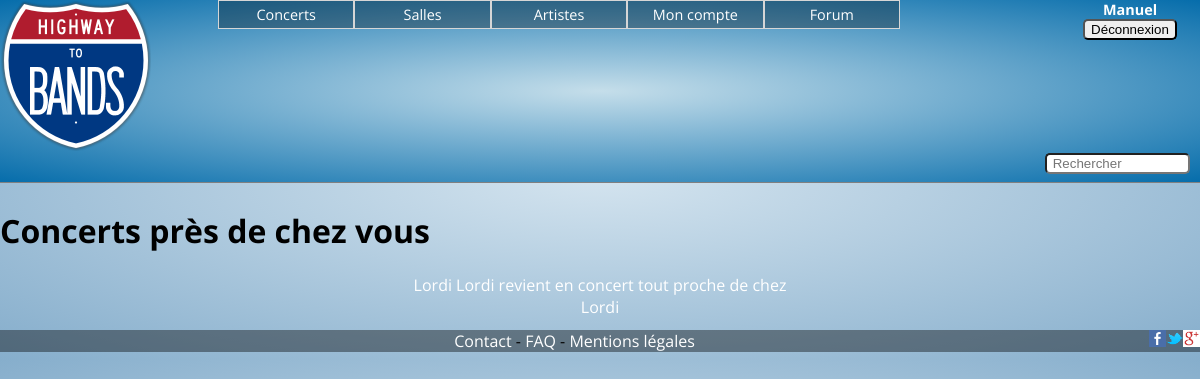
Page /HTB/index.php?page=concert_pres_de_chez_vous (signed in) on the earlier database version.
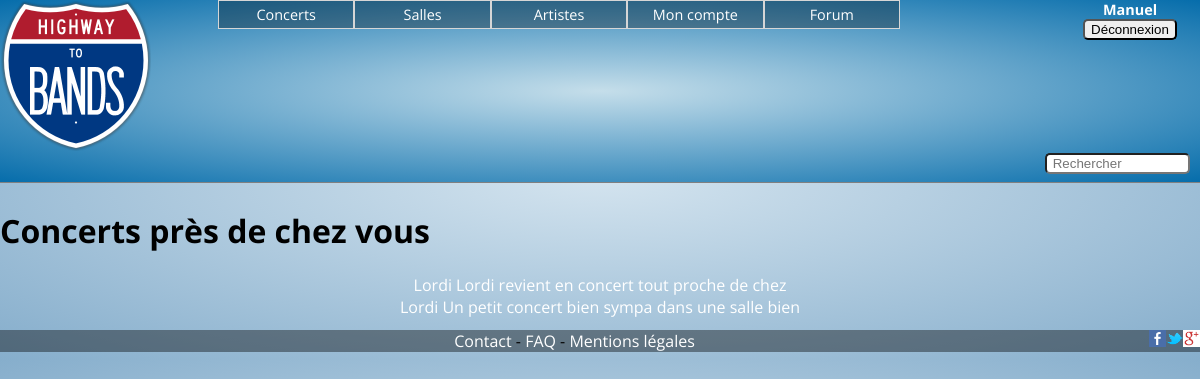
Same page on the later database version.
### tables this page shows
CREATE TABLE IF NOT EXISTS `concert` (
  `id` int(11) NOT NULL AUTO_INCREMENT,
  `artiste` varchar(45) DEFAULT NULL,
  `salle` varchar(45) DEFAULT NULL,
  `date` date DEFAULT NULL,
  `description` varchar(255) DEFAULT NULL,
  `price` int(11) DEFAULT NULL,
  `name` varchar(255) DEFAULT NULL,
  `valider` int(11) DEFAULT NULL,
  `artiste_id` int(11) DEFAULT NULL,
  `salle_id` int(11) DEFAULT NULL,
  PRIMARY KEY (`id`)
);

### HTB/modeles/membre.php (called while the page is built, shortened)
<?php
function info($id){
	global $bdd;
$res = "SELECT * from membre where id ='$id'";
$req = $bdd-> query($res) or die(print_r($bdd->errorInfo()));
 	$data = $req-> fetch();
 	return $data;
}
?>

### HTB/modeles/concert.php (called while the page is built, shortened)
<?php
function concert_salle($id){
	global $bdd;
$res = "SELECT * from concert where salle_id='$id' and valider='1' ORDER BY DATE";
$req = $bdd-> query($res) or die(print_r($bdd->errorInfo()));
 	 	return $req;
}
function detection_concert($cp){
global $bdd;
$res = "SELECT * from salle WHERE departement='$cp'";
$req = $bdd-> query($res) or die(print_r($bdd->errorInfo()));
 	return $req;
}
?>

### HTB/vues/concert_pres_de_chez_vous.php (the view, shortened to what this page needs)
<!DOCTYPE html>
<html>
<head>
	<link rel="stylesheet" href="css/accueil.css" />
</head>
<body>
	<?php include 'controleurs/header.php' ?>
<div> <h1> Concerts près de chez vous </h1>
	<?php
while ($concert = $liste_salle_near->fetch())
{$liste=concert_salle($concert['id']);
while ($concerts = $liste -> fetch()) {?>
<center>
<a href="index.php?page=concert&id=<?php echo $concerts['id']; ?>">
<?php echo $concerts['artiste']; ?>
   	<?php echo $concerts['description']; ?>
  </br></a> </center>
<?php
}}
?>
</div>
</body>
<?php include 'controleurs/footer.php' ?>
</body>
</html>

Differences in the rows shown:
changed concert: description (not shown) → "Un petit concert bien sympa dans une salle bien"
